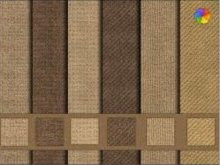
#> input picture images1/Fourier/textures.jpg, 220 x 165 px; its folder holds 4 pictures in this run
$ jupyter execute --allow-errors GramaSrinivasShourie_A_withResize.ipynb   (shell and % lines are left out)
#> lines starting #> are read from the running program, lines starting #| are printed output that depends on the picture; long printed decimals are rounded
#> `im = io.imread(f,as_gray=True)`:
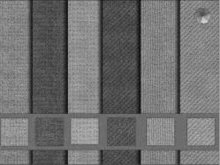
#> im: shape (165, 220) float64; min 0.0368, max 0.846, mean 0.438
#| (165, 220)
#> `plt.show()`:
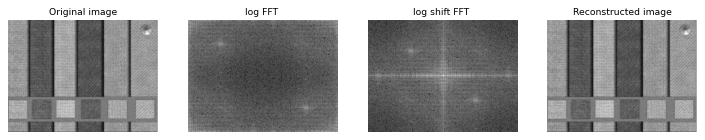
#> figure drawn by matplotlib, 4 panels
# Frequency Domain
SPI2 Basics on Image processing

Ecole Centrale Nantes

Diana Mateus

Participant: GRAMA SRINIVAS SHOURIE

## 0. Preparation

### 0.1 Import the required modules

[cell 1]
from scipy import ndimage
import matplotlib.pyplot as plt
import numpy as np
import os
import skimage.io as io
from skimage.transform import resize
from scipy import fftpack

### 0.2 Define the main image folder
Make sure the subsequent parts of this notebook refer to this definition IMDIR. **When evaluating your notebook I should only need to change the path here** to run the entire notebook.

[cell 2]
IMDIR = "./images1/Fourier/"
print(os.listdir(IMDIR))

#NOTE TO EVALUATOR:
#This notebook performs image compression using the skimage.transform.resize function.
#Please change the directory in this cell to the directory with the test images.
#Please run the complete notebook and scroll to the bottom to check the output.
#Output of each image is seperated using a line of '%%%%%%%%%%%%%%'
#For every image, data of mean, max and min is printed after each step. Titles are mentioned for each image.
#For gray-scale images, the original image, images after each steps, and the final compressed image are shown.Titles are
#mentioned for each image.
#For other images, all the fore-mentioned images are printed and images of each component are shown as well.
#I have also implemented image compression using another method, where I combine the I and Q channels into one channel(IQ),
#hence effectively reducing the size during compression. Hope you have got a chance to check it.

#Regards

## 1. The Discrete Fourier Transform

In this exercise we will compute and visualize a DFT using numpy's fft functions:
- ```np.fft.fft2```: computes the two-dimensional FFT of an image.
- ```np.fft.fftshift```: center the frecuencies in the middle of the image
- ```np.fft.ifftshift```: reverses the centering
- ```np.fft.ifft2```: inverse fourier transform
- ```np.real```: takes the real components of a complex number
- ```np.abs```: recovers the magnitude of a complex number
- ```np.angle```: recovers the phase of a complex number
- ```np.log```: computes the logarithm

The following code uses the above functions applied to the provided images, and shows

**a)** the original image

**b)** the magnitude of its fft (scaled logarithmically)

**c)** the magnitude of its **centered(shifted)** Discrete Fourier transform fft (scaled logarithmically)

**c)** the inverse fft of the above transformed image (all the steps shouls be reversed)

**d) For each image explain how to interpret the FFT images**

# IMAGES IN FOURIER FOLDER

[cell 3]
SUBDIR = IMDIR


#> (the rest of this cell did not finish here and is left out)

##  2. PROJECT JPEG

**Introduction**

The jpeg compression follows several steps

**i)** Convert images from RGB to YIQ color space

**ii)** Reduce the size (to half) of the I and Q channels

**iii)** An image is first subdivided in 8x8 subblocks (assuming the original image has sides whose length is a multiple of 8, if it is not the case just resize it).

**iv)** A frequency transformation is computed for each block (computed with a discrete cosine transform DCT II )
```
fftpack.dct(fftpack.dct(im.T, norm='ortho').T, norm='ortho')
```
**v)** The DCT results are then divided by the elements of the the quantization matrices given in ```quantization_table```. The resulting values are then rounded and stored as integers. **Hint:** use the functions  ```round()```, ```astype(np.int32)```

**vi)** The result of quantization (which should have many zeros) is then compressed Run Lenght Coding and Huffman coding to reduce the size. The compressed values are saved together with the quantization table.

**vii)** The reconstruction of the image implies inverting the encoding, the quantization and the dct.

**Instructions**

- This project is individual! This means both the code and report should be original and different for each of you. The 0 grade will apply for any attempt to break this rule.

- You are expected to return both the jupyter notebook along with a report explaining the method and the results of the jpeg compression on SEVERAL images.

- You are **ONLY** allowed to use:
    - any ``numpy`` and ``matplotlib`` functions
    - ``io.imread`` to read the images
    - the provided functions to compute the ``dct``
    - the provided functions to compute the quantization matrix ```quantization_table```.
    - other functions from ``skimage`` are not needed!!! I will tolerate them only in the case you completely explain in the report (with descriptions and equations)  what this functions do.

- If you use code from an external source, this source should be cited. Failinig to do so, also leads to a grade of 0.

- The first cell of the notebook must start with the definition of the ```filename``` variable, which especifies the path of the image that will be compressed. To test your code on other images, I will only change this line. The code should run adapting to any input image.

- Implement all the jpeg compression steps (i-v) . Do **NOT** implement step vi) Run Lenght Code and Huffman coding

- Create **one function for each step**. Demonstrate the results of each step by calling each function: Show with images or graphs how the input image/list/data looks like before and after applying that function.

- Implement the inverse steps, to go from the quantized dct values to the reconstructed images. Again use one function per step, and illustrate its results

- Create a global jpegCompress function englobing steps i-v and a jpegDecompress function englobin steps in vii)

- Call the jpegCompress and jpeg Decompress function on several images: e.g. before and after applying a gaussian filter, before and after downsizing the image, on images with high or low frequency content. Compare the images (e.g. by computing their differences). Write some comments for every experiment you try.

- Compare how the frequency representation of the original and the compressed images, look at the spectrum magnitude and phase. You may also want to compare the histogram of the frequency components.

**BONUS** Replace the given DCT function by your own basis implementation. Explain any difference.

[cell 4]
#SHOULD PRINT LIST OF ALL IMAGES, ORIGINAL, Y, I, Q, IMAGES AFTER EACH FUNCTION, & RGB

[cell 5]
#ATTENTION The quatization table assumes the original image intensities before the dct are between 0 and 255


def dct_2d(im):
    return fftpack.dct(fftpack.dct(im.T, norm='ortho').T, norm='ortho')

def idct_2d(im):
    return fftpack.idct(fftpack.idct(im.T, norm='ortho').T, norm='ortho')

def quantization_table(component='lum'):
    # Quantization Table for: Photoshop
    # (http://www.impulseadventure.com/photo/jpeg-quantization.html)
    if component == 'lum':
        q = np.array([[2, 2, 2, 2, 3, 4, 5, 6],
                      [2, 2, 2, 2, 3, 4, 5, 6],
                      [2, 2, 2, 2, 4, 5, 7, 9],
                      [2, 2, 2, 4, 5, 7, 9, 12],
                      [3, 3, 4, 5, 8, 10, 12, 12],
                      [4, 4, 5, 7, 10, 12, 12, 12],
                      [5, 5, 7, 9, 12, 12, 12, 12],
                      [6, 6, 9, 12, 12, 12, 12, 12]])
    elif component == 'chrom':
        q = np.array([[3, 3, 5, 9, 13, 15, 15, 15],
                      [3, 4, 6, 11, 14, 12, 12, 12],
                      [5, 6, 9, 14, 12, 12, 12, 12],
                      [9, 11, 14, 12, 12, 12, 12, 12],
                      [13, 14, 12, 12, 12, 12, 12, 12],
                      [15, 12, 12, 12, 12, 12, 12, 12],
                      [15, 12, 12, 12, 12, 12, 12, 12],
                      [15, 12, 12, 12, 12, 12, 12, 12]])
    else:
        raise ValueError((
            "component should be either 'lum' or 'chrom', "
            "but '{comp}' was found").format(comp=component))

    return q

def nearestEighthMultiple(num):
    for i in range(0,8):

        rem=num%8
        if rem==0:
            break
        num=num-1
    return num


def convertToYIQ(im):
    k=im.shape
    #print(k)
    YIQ=np.zeros(k);
    for i in range(k[0]):
        for j in range(k[1]):                                          #if R, G and B have domain [0,255]
            YIQ[i,j,0]=0.299*im[i,j,0]+0.587*im[i,j,1]+0.114*im[i,j,2] #Y has range [0,255]
            YIQ[i,j,1]=0.596*im[i,j,0]-0.275*im[i,j,1]-0.321*im[i,j,2] #I has range [-151.98,151.98]
            YIQ[i,j,2]=0.212*im[i,j,0]-0.523*im[i,j,1]+0.311*im[i,j,2] #Q has range [-133.365,133.365]

    return(YIQ)

def yuvToYuv422(y,a,b):

    y = resize(y,(hC,wC),mode='constant',preserve_range=True)
    a = resize(a,(hC/2,wC/2),mode='constant',preserve_range=True)
    b = resize(b,(hC/2,wC/2),mode='constant',preserve_range=True)

    return y,a,b

def yuv422ToYuv(y,a,b):

    y = resize(y,(hC,wC),mode='constant',preserve_range=True)
    a = resize(a,(hC,wC),mode='constant',preserve_range=True)
    b = resize(b,(hC,wC),mode='constant',preserve_range=True)

    return y,a,b

def fragmentation(im,rP,cP):

    arr=np.zeros([8,8], dtype=int)
    listOfImages=[]
    for i in range(rP):
        for j in range(cP):
            for x in range(8):
                for y in range(8):
                    arr[x,y]=im[8*i+x,8*j+y]
            listOfImages.append(arr)
            arr=np.zeros([8,8], dtype=int)

    return listOfImages

def assemble(listOfImages,rP,cP):

    num=len(listOfImages)
    imAssemble=np.zeros([8*rP,8*cP], dtype=int)
    for x in range(rP):
        for y in range(cP):
            arr=np.copy(listOfImages[cP*x+y])
            for i in range(8):
                for j in range(8):
                    imAssemble[8*x+i,8*y+j]=arr[i,j]

    return imAssemble

def applyDCT(yFragment,iFragment,qFragment):
    k=len(yFragment)
    v=len(iFragment)
    yDCT=[]
    iDCT=[]
    qDCT=[]

    for i in range(k):
        z=np.copy(yFragment[i])
        z=dct_2d(z)
        yDCT.append(z)

    for i in range(v):
        z=np.copy(iFragment[i])
        z=dct_2d(z)
        iDCT.append(z)

        m=np.copy(qFragment[i])
        m=dct_2d(m)
        qDCT.append(m)

    afterDCTy,afterDCTi,afterDCTq,afterDCT=assembleYIQForDisplay(yDCT,iDCT,qDCT)


    return yDCT,iDCT,qDCT,afterDCTy,afterDCTi,afterDCTq,afterDCT

def divideByQuantTables(yDCT,iDCT,qDCT):
    yDCTd=[]
    iDCTd=[]
    qDCTd=[]
    lum=quantization_table(component='lum')
    chrom=quantization_table(component='chrom')

    for i in range(len(yDCT)):
        z=np.copy(yDCT[i])
        z=np.divide(z,lum)
        z=np.rint(z)
        yDCTd.append(z)

    for i in range(len(iDCT)):
        z=np.copy(iDCT[i])
        z=np.divide(z,chrom)
        z=np.rint(z)
        iDCTd.append(z)

        m=np.copy(qDCT[i])
        m=np.divide(m,chrom)
        m=np.rint(m)
        qDCTd.append(m)

    afterDividey,afterDividei,afterDivideq,afterDivide=assembleYIQForDisplay(yDCTd,iDCTd,qDCTd)

    return yDCTd,iDCTd,qDCTd,afterDividey,afterDividei,afterDivideq,afterDivide

def multiplyByQuantTables(yDCTd,iDCTd,qDCTd):
    iyDCT=[]
    iiDCT=[]
    iqDCT=[]
    lum=quantization_table(component='lum')
    chrom=quantization_table(component='chrom')

    for i in range(len(yDCTd)):
        z=np.copy(yDCTd[i])
        z=np.multiply(z,lum)
        iyDCT.append(z)

    for i in range(len(iDCTd)):
        z=np.copy(iDCTd[i])
        z=np.multiply(z,chrom)
        iiDCT.append(z)

        m=np.copy(qDCTd[i])
        m=np.multiply(m,chrom)
        iqDCT.append(m)

    afterMultipley,afterMultiplei,afterMultipleq,afterMultiply=assembleYIQForDisplay(iyDCT,iiDCT,iqDCT)

    return iyDCT,iiDCT,iqDCT,afterMultipley,afterMultiplei,afterMultipleq,afterMultiply

def applyIDCT(iyDCT,iiDCT,iqDCT):
    k=len(iyDCT)
    v=len(iiDCT)
    iy=[]
    ii=[]
    iq=[]

    for i in range(k):
        z=np.copy(iyDCT[i])
        z=idct_2d(z)
        iy.append(z)
    for i in range(v):
        z=np.copy(iiDCT[i])
        p=idct_2d(z)
        ii.append(p)

        m=np.copy(iqDCT[i])
        t=idct_2d(m)
        iq.append(t)

    afterIDCTy,afterIDCTi,afterIDCTq,afterIDCT=assembleYIQForDisplay(iy,ii,iq)

    return iy,ii,iq,afterIDCTy,afterIDCTi,afterIDCTq,afterIDCT

def convertToRGB(im):
    k=im.shape
    #print(k)
    RGB=np.zeros(k);
    for i in range(k[0]):
        for j in range(k[1]):
            RGB[i,j,0]=1*im[i,j,0]+0.956*im[i,j,1]+0.619*im[i,j,2]
            RGB[i,j,1]=1*im[i,j,0]-0.272*im[i,j,1]-0.647*im[i,j,2]
            RGB[i,j,2]=1*im[i,j,0]-1.106*im[i,j,1]+1.703*im[i,j,2]

    return(RGB)

def assembleYIQForDisplay(a,b,c):
    aAssembled=assemble(a,int(rP),int(cP))
    bAssembled=assemble(b,int(rP/2),int(cP/2))
    cAssembled=assemble(c,int(rP/2),int(cP/2))

    aAssembled,bAssembled,cAssembled=yuv422ToYuv(aAssembled,bAssembled,cAssembled)

    abcLayered=np.zeros([hC,wC,3],dtype="float")
    abcLayered[:,:,0]=aAssembled
    abcLayered[:,:,1]=bAssembled
    abcLayered[:,:,2]=cAssembled

    return aAssembled,bAssembled,cAssembled,abcLayered


def jpegCompress(im):
    h = im.shape[0]
    w = im.shape[1]
    hC=nearestEighthMultiple(h)
    wC=nearestEighthMultiple(w)
    im = resize(im,(hC,wC),mode='constant',preserve_range=True)
    print("im - shape, min, max, mean, std")
    print(im.shape, im.min(),im.max(),im.mean(),im.std())

    YIQ=convertToYIQ(im)
    Y=np.copy(YIQ[:,:,0])
    I=np.copy(YIQ[:,:,1])
    Q=np.copy(YIQ[:,:,2])

    y,i,q=yuvToYuv422(Y,I,Q)

    imageDisplayList.append(Y)
    imageDisplayList.append(I)
    imageDisplayList.append(Q)

    y=y-127    #centres the values of y around 0
    #i=i-127   #i and q are already centered around zero
    #q=q-127

    yFragment=fragmentation(y,rP,cP)
    iFragment=fragmentation(i,int(rP/2),int(cP/2))
    qFragment=fragmentation(q,int(rP/2),int(cP/2))

    yDCT,iDCT,qDCT,afterDCTy,afterDCTi,afterDCTq,afterDCT=applyDCT(yFragment,iFragment,qFragment)

    imageDisplayList.append(afterDCTy)
    imageDisplayList.append(afterDCTi)
    imageDisplayList.append(afterDCTq)
    imageDisplayList.append(afterDCT)
    infoList.append(["After DCT       ",int(afterDCT.mean()),int(afterDCT.max()),int(afterDCT.min())])

    yDCTd,iDCTd,qDCTd,afterDividey,afterDividei,afterDivideq,afterDivide=divideByQuantTables(yDCT,iDCT,qDCT)

    imageDisplayList.append(afterDividey)
    imageDisplayList.append(afterDividei)
    imageDisplayList.append(afterDivideq)
    imageDisplayList.append(afterDivide)
    infoList.append(["After Divide    ",int(afterDivide.mean()),int(afterDivide.max()),int(afterDivide.min())])


    return yDCTd,iDCTd,qDCTd


def jpegDecompress(yDCTd,iDCTd,qDCTD):
    iyDCT,iiDCT,iqDCT,afterMultipley,afterMultiplei,afterMultipleq,afterMultiply=multiplyByQuantTables(yDCTd,iDCTd,qDCTd)

    imageDisplayList.append(afterMultipley)
    imageDisplayList.append(afterMultiplei)
    imageDisplayList.append(afterMultipleq)
    imageDisplayList.append(afterMultiply)
    infoList.append(["After Multiply  ",int(afterMultiply.mean()),int(afterMultiply.max()),int(afterMultiply.min())])


    iy,ii,iq,afterIDCTy,afterIDCTi,afterIDCTq,afterIDCT=applyIDCT(iyDCT,iiDCT,iqDCT)

    imageDisplayList.append(afterIDCTy)
    imageDisplayList.append(afterIDCTi)
    imageDisplayList.append(afterIDCTq)
    imageDisplayList.append(afterIDCT)
    infoList.append(["After IDCT      ",int(afterIDCT.mean()),int(afterIDCT.max()),int(afterIDCT.min())])


    iyAssembled=assemble(iy,rP,cP)
    iiAssembled=assemble(ii,int(rP/2),int(cP/2))
    iqAssembled=assemble(iq,int(rP/2),int(cP/2))

    iyFinal,iicFinal,iqcFinal=yuv422ToYuv(iyAssembled,iiAssembled,iqAssembled)

    iyFinal=iyFinal+127  #putting back values of y in [0,255]

    YIQFinal=np.zeros([hC,wC,3],dtype=float)

    YIQFinal[:,:,0]=iyFinal[:,:]
    YIQFinal[:,:,1]=iicFinal[:,:]
    YIQFinal[:,:,2]=iqcFinal[:,:]

    imageDisplayList.append(iyFinal)
    imageDisplayList.append(iicFinal)
    imageDisplayList.append(iqcFinal)

    RGB=convertToRGB(YIQFinal)
    RGB = resize(RGB,(h,w),mode='constant',preserve_range=True)
    RGB=RGB.astype(np.uint8)
    infoList.append(["RGB             ",int(RGB.mean()),int(RGB.max()),int(RGB.min())])

    return RGB

def showImages(imageDisplayList):
    plt.subplot(6,4,1)
    plt.title("Original image")
    plt.imshow(imageDisplayList[0],cmap="gray")
    plt.axis('off')

    plt.subplot(6,4,2)
    plt.title("Y component of original image")
    plt.imshow(imageDisplayList[1],cmap="gray")
    plt.axis('off')

    plt.subplot(6,4,3)
    plt.title("I component of original image")
    plt.imshow(imageDisplayList[2],cmap="gray")
    plt.axis('off')

    plt.subplot(6,4,4)
    plt.title("Q component of original image")
    plt.imshow(imageDisplayList[3],cmap="gray")
    plt.axis('off')

    plt.subplot(6,4,5)
    plt.title("After DCT, Y")
    plt.imshow(imageDisplayList[4],cmap="gray")
    plt.axis('off')

    plt.subplot(6,4,6)
    plt.title("After DCT, I")
    plt.imshow(imageDisplayList[5],cmap="gray")
    plt.axis('off')

    plt.subplot(6,4,7)
    plt.title("After DCT, Q")
    plt.imshow(imageDisplayList[6],cmap="gray")
    plt.axis('off')

    plt.subplot(6,4,8)
    plt.title("After DCT")
    plt.imshow(imageDisplayList[7],cmap="gray")
    plt.axis('off')

    plt.subplot(6,4,9)
    plt.title("After dividing, Y")
    plt.imshow(imageDisplayList[8],cmap="gray")
    plt.axis('off')

    plt.subplot(6,4,10)
    plt.title("After dividing, I")
    plt.imshow(imageDisplayList[9],cmap="gray")
    plt.axis('off')

    plt.subplot(6,4,11)
    plt.title("After dividing, Q")
    plt.imshow(imageDisplayList[10],cmap="gray")
    plt.axis('off')

    plt.subplot(6,4,12)
    plt.title("After dividing")
    plt.imshow(imageDisplayList[11],cmap="gray")
    plt.axis('off')

    plt.subplot(6,4,13)
    plt.title("After multiplying, Y")
    plt.imshow(imageDisplayList[12],cmap="gray")
    plt.axis('off')

    plt.subplot(6,4,14)
    plt.title("After multiplying, I")
    plt.imshow(imageDisplayList[13],cmap="gray")
    plt.axis('off')

    plt.subplot(6,4,15)
    plt.title("After multiplying, Q")
    plt.imshow(imageDisplayList[14],cmap="gray")
    plt.axis('off')

    plt.subplot(6,4,16)
    plt.title("After multiplying")
    plt.imshow(imageDisplayList[15],cmap="gray")
    plt.axis('off')

    plt.subplot(6,4,17)
    plt.title("After IDCT, Y")
    plt.imshow(imageDisplayList[16],cmap="gray")
    plt.axis('off')

    plt.subplot(6,4,18)
    plt.title("After IDCT, I")
    plt.imshow(imageDisplayList[17],cmap="gray")
    plt.axis('off')

    plt.subplot(6,4,19)
    plt.title("After IDCT, Q")
    plt.imshow(imageDisplayList[18],cmap="gray")
    plt.axis('off')

    plt.subplot(6,4,20)
    plt.title("After IDCT")
    plt.imshow(imageDisplayList[19],cmap="gray")
    plt.axis('off')

    plt.subplot(6,4,21)
    plt.title("Y component of compressed image")
    plt.imshow(imageDisplayList[20],cmap="gray")
    plt.axis('off')

    plt.subplot(6,4,22)
    plt.title("I component of compressed image")
    plt.imshow(imageDisplayList[21],cmap="gray")
    plt.axis('off')

    plt.subplot(6,4,23)
    plt.title("Q component of compressed image")
    plt.imshow(imageDisplayList[22],cmap="gray")
    plt.axis('off')

    plt.subplot(6,4,24)
    plt.title("Final RGB compressed")
    plt.imshow(imageDisplayList[23],cmap="gray")
    plt.axis('off')

def printInfoList(infoList):
    print("                  Mean  Max  Min")
    for i in range(len(infoList)):
        print(infoList[i])

[cell 6]
# [47 lines left out: functions applyDCT2d, divideByQuantTables2d, multiplyByQuantTables2d, applyIDCT2d, not called in this run]

def jpegCompress2d(im):
    h = im.shape[0]
    w = im.shape[1]
    hC=nearestEighthMultiple(h)
    wC=nearestEighthMultiple(w)
    im = resize(im,(hC,wC),mode='constant',preserve_range=True)
    print("im - shape, min, max, mean, std")
    print(im.shape, im.min(),im.max(),im.mean(),im.std())
    pic=np.copy(im)
    pic=pic.astype(int)

    pic=pic-127

    picFragment=fragmentation(pic,rP,cP)

    picDCT=applyDCT2d(picFragment)
    picDCTdisp=assemble(picDCT,rP,cP)
    imageDisplayList.append(picDCTdisp)
    infoList.append(["After DCT     ",int(picDCTdisp.mean()),int(picDCTdisp.max()),int(picDCTdisp.min())])

    picDCTd=divideByQuantTables2d(picDCT)
    picDCTddisp=assemble(picDCTd,rP,cP)
    imageDisplayList.append(picDCTddisp)
    infoList.append(["After Divide  ",int(picDCTddisp.mean()),int(picDCTddisp.max()),int(picDCTddisp.min())])

    return picDCTd

# [56 lines left out: functions jpegDecompress2d, showImages2d, not called in this run]

[cell 7]
width=15
#> width = 15
height=15
plt.rcParams['figure.figsize'] = [width, height]

#> (the rest of this cell did not finish here and is left out)

            wC=nearestEighthMultiple(w)
#> `d=["Original image",int(im.mean()),int(im.max()),int(im.min())]`: d = ['Original image', 107, 252, 0]

            imageDisplayList=[]
            imageDisplayList.append(im)

            infoList=[]
            d=["Original image",int(im.mean()),int(im.max()),int(im.min())]
            infoList.append(d)

            k=im.shape
            rP=int(hC/8)
            cP=int(wC/8)

            if len(originalShape)==3:
                print("----------- 3d Image -----------")

                yDCTd,iDCTd,qDCTd=jpegCompress(im)
#| (160, 216, 3) 4.687 246.805 107.022 37.363
#> after the loop in convertToYIQ, `for i in range(k[0]):`:
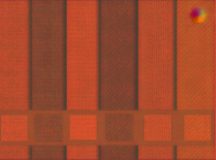
#> YIQ: shape (160, 216, 3) float64; mean of channels 0, 1, 2 112.6, 24.5, -3.7; drawn with min black and max white
#> in jpegCompress, `I=np.copy(YIQ[:,:,1])`:
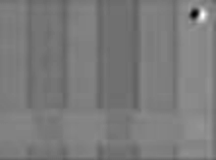
#> I: shape (160, 216) float64; min -47.31, max 101.1, mean 24.5; drawn with min black and max white
#> in jpegCompress, `Q=np.copy(YIQ[:,:,2])`:
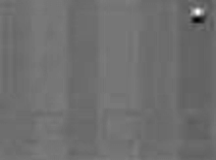
#> Q: shape (160, 216) float64; min -49.6, max 55.42, mean -3.7; drawn with min black and max white
#> in jpegCompress, `y=y-127`:
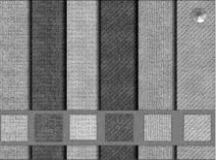
#> y: shape (160, 216) float64; min -107.2, max 78.26, mean -14.4; drawn with min black and max white
#> after the loop in fragmentation, `for i in range(rP):`: listOfImages = 540 items
#> in jpegCompress, `iFragment=fragmentation(i,int(rP/2),int(cP/2))`: iFragment = 130 items
#> in applyDCT, `k=len(yFragment)`: k = 540
#> in applyDCT, `v=len(iFragment)`: v = 130
#> after the loop in applyDCT, `for i in range(k):`: yDCT = 540 items
#> after the loop in applyDCT, `for i in range(v):`: iDCT = 130 items
#> in assemble, `num=len(listOfImages)`: num = 540
#> after the loop in assemble, `for x in range(rP):`:
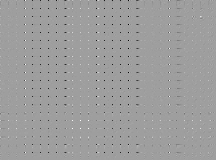
#> imAssemble: shape (160, 216) int64; min -475, max 287, mean -2.1; drawn with min black and max white
#> call 2 of assemble, with rP = 10, cP = 13
#> in assemble (call 2), `num=len(listOfImages)`: num = 130
#> after the loop in assemble (call 2), `for x in range(rP):`:
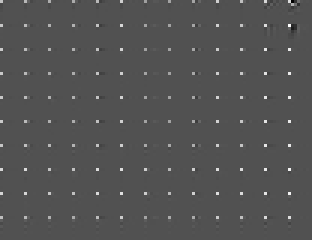
#> imAssemble: shape (80, 104) int64 (shown 3 times larger); min -135, max 287, mean 2.9; drawn with min black and max white
#> call 3 of assemble, with rP = 10, cP = 13
#> after the loop in assemble (call 3), `for x in range(rP):`:
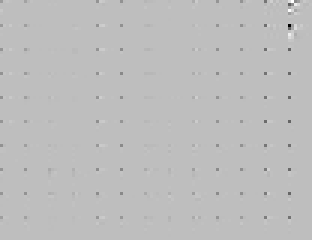
#> imAssemble: shape (80, 104) int64 (shown 3 times larger); min -134, max 45, mean -0.4; drawn with min black and max white
#> in yuv422ToYuv, `a = resize(a,(hC,wC),mode='constant',preserve_range=True)`:
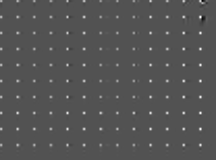
#> a: shape (160, 216) float64; min -101.2, max 211.9, mean 2.8; drawn with min black and max white
#> (the rest of the program and of its run is left out)
